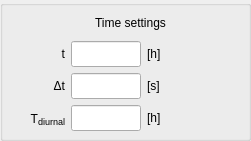
     <widget class="QGroupBox" name="modelsettings_group">
      <property name="geometry">
       <rect>
        <x>10</x>
        <y>10</y>
        <width>251</width>
        <height>141</height>
       </rect>
      </property>
      <property name="title">
       <string/>
      </property>
      <widget class="QWidget" name="gridLayoutWidget_5">
       <property name="geometry">
        <rect>
         <x>10</x>
         <y>10</y>
         <width>241</width>
         <height>121</height>
        </rect>
       </property>
       <layout class="QGridLayout" name="modelsettings_grid" columnstretch="0,0,0" columnminimumwidth="0,0,0">
        <property name="sizeConstraint">
         <enum>QLayout::SetMinimumSize</enum>
        </property>
        <item row="0" column="0" colspan="3">
         <widget class="QLabel" name="label_mixedlayer">
          <property name="minimumSize">
           <size>
            <width>0</width>
            <height>25</height>
           </size>
          </property>
          <property name="maximumSize">
           <size>
            <width>16777215</width>
            <height>25</height>
           </size>
          </property>
          <property name="text">
           <string>Time settings</string>
          </property>
          <property name="alignment">
           <set>Qt::AlignCenter</set>
          </property>
         </widget>
        </item>
        <item row="1" column="0">
         <widget class="QLabel" name="label_time">
          <property name="sizePolicy">
           <sizepolicy hsizetype="Fixed" vsizetype="Preferred">
            <horstretch>0</horstretch>
            <verstretch>0</verstretch>
           </sizepolicy>
          </property>
          <property name="minimumSize">
           <size>
            <width>55</width>
            <height>0</height>
           </size>
          </property>
          <property name="maximumSize">
           <size>
            <width>55</width>
            <height>16777215</height>
           </size>
          </property>
          <property name="toolTip">
           <string/>
          </property>
          <property name="text">
           <string>&lt;html&gt;t&lt;/html&gt;</string>
          </property>
          <property name="alignment">
           <set>Qt::AlignRight|Qt::AlignTrailing|Qt::AlignVCenter</set>
          </property>
         </widget>
        </item>
        <item row="1" column="1">
         <widget class="QLineEdit" name="input_time">
          <property name="sizePolicy">
           <sizepolicy hsizetype="Fixed" vsizetype="Expanding">
            <horstretch>0</horstretch>
            <verstretch>0</verstretch>
           </sizepolicy>
          </property>
          <property name="minimumSize">
           <size>
            <width>70</width>
            <height>0</height>
           </size>
          </property>
          <property name="maximumSize">
           <size>
            <width>70</width>
            <height>16777215</height>
           </size>
          </property>
          <property name="toolTip">
           <string>total simulation time</string>
          </property>
          <property name="text">
           <string/>
          </property>
          <property name="alignment">
           <set>Qt::AlignRight|Qt::AlignTrailing|Qt::AlignVCenter</set>
          </property>
         </widget>
        </item>
        <item row="1" column="2">
         <widget class="QLabel" name="unitlabel_time">
          <property name="toolTip">
           <string/>
          </property>
          <property name="text">
           <string>&lt;html&gt;[h]&lt;/html&gt;</string>
          </property>
          <property name="alignment">
           <set>Qt::AlignLeading|Qt::AlignLeft|Qt::AlignVCenter</set>
          </property>
         </widget>
        </item>
        <item row="2" column="0">
         <widget class="QLabel" name="label_timestep">
          <property name="sizePolicy">
           <sizepolicy hsizetype="Fixed" vsizetype="Preferred">
            <horstretch>0</horstretch>
            <verstretch>0</verstretch>
           </sizepolicy>
          </property>
          <property name="minimumSize">
           <size>
            <width>55</width>
            <height>0</height>
           </size>
          </property>
          <property name="maximumSize">
           <size>
            <width>55</width>
            <height>16777215</height>
           </size>
          </property>
          <property name="toolTip">
           <string/>
          </property>
          <property name="text">
           <string>&lt;html&gt;Δt&lt;sub&gt;&lt;/sub&gt;&lt;/html&gt;</string>
          </property>
          <property name="alignment">
           <set>Qt::AlignRight|Qt::AlignTrailing|Qt::AlignVCenter</set>
          </property>
         </widget>
        </item>
        <item row="2" column="1">
         <widget class="QLineEdit" name="input_timestep">
          <property name="sizePolicy">
           <sizepolicy hsizetype="Fixed" vsizetype="Expanding">
            <horstretch>0</horstretch>
            <verstretch>0</verstretch>
           </sizepolicy>
          </property>
          <property name="minimumSize">
           <size>
            <width>70</width>
            <height>0</height>
           </size>
          </property>
          <property name="maximumSize">
           <size>
            <width>70</width>
            <height>16777215</height>
           </size>
          </property>
          <property name="toolTip">
           <string>time step</string>
          </property>
          <property name="text">
           <string/>
          </property>
          <property name="alignment">
           <set>Qt::AlignRight|Qt::AlignTrailing|Qt::AlignVCenter</set>
          </property>
         </widget>
        </item>
        <item row="2" column="2">
         <widget class="QLabel" name="unitlabel_timestep">
          <property name="toolTip">
           <string/>
          </property>
          <property name="text">
           <string>&lt;html&gt;[s]&lt;/html&gt;</string>
          </property>
          <property name="alignment">
           <set>Qt::AlignLeading|Qt::AlignLeft|Qt::AlignVCenter</set>
          </property>
         </widget>
        </item>
        <item row="3" column="1">
         <widget class="QLineEdit" name="input_sinperiod">
          <property name="sizePolicy">
           <sizepolicy hsizetype="Fixed" vsizetype="Expanding">
            <horstretch>0</horstretch>
            <verstretch>0</verstretch>
           </sizepolicy>
          </property>
          <property name="minimumSize">
           <size>
            <width>70</width>
            <height>0</height>
           </size>
          </property>
          <property name="maximumSize">
           <size>
            <width>70</width>
            <height>16777215</height>
           </size>
          </property>
          <property name="toolTip">
           <string>period of diurnal cycle</string>
          </property>
          <property name="text">
           <string/>
          </property>
          <property name="alignment">
           <set>Qt::AlignRight|Qt::AlignTrailing|Qt::AlignVCenter</set>
          </property>
         </widget>
        </item>
        <item row="3" column="0">
         <widget class="QLabel" name="label_period">
          <property name="sizePolicy">
           <sizepolicy hsizetype="Fixed" vsizetype="Preferred">
            <horstretch>0</horstretch>
            <verstretch>0</verstretch>
           </sizepolicy>
          </property>
          <property name="minimumSize">
           <size>
            <width>55</width>
            <height>0</height>
           </size>
          </property>
          <property name="maximumSize">
           <size>
            <width>55</width>
            <height>16777215</height>
           </size>
          </property>
          <property name="toolTip">
           <string/>
          </property>
          <property name="text">
           <string>&lt;html&gt;T&lt;span style=&quot; font-size:14px; vertical-align:sub;&quot;&gt;diurnal&lt;/span&gt;&lt;/html&gt;</string>
          </property>
          <property name="alignment">
           <set>Qt::AlignRight|Qt::AlignTrailing|Qt::AlignVCenter</set>
          </property>
         </widget>
        </item>
        <item row="3" column="2">
         <widget class="QLabel" name="unitlabel_period">
          <property name="toolTip">
           <string/>
          </property>
          <property name="text">
           <string>&lt;html&gt;[h]&lt;/html&gt;</string>
          </property>
          <property name="alignment">
           <set>Qt::AlignLeading|Qt::AlignLeft|Qt::AlignVCenter</set>
          </property>
         </widget>
        </item>
       </layout>
      </widget>
     </widget>
